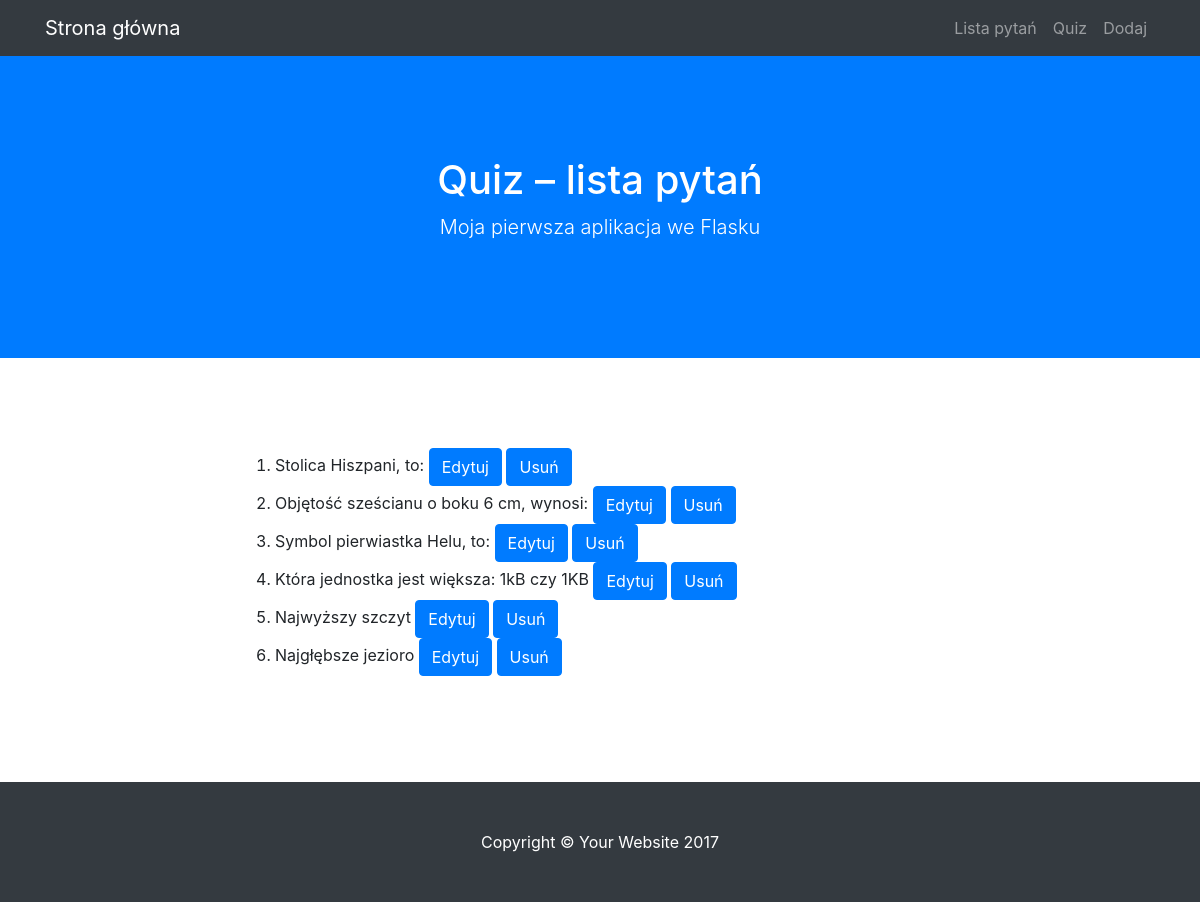
The app's page /lista, older data.
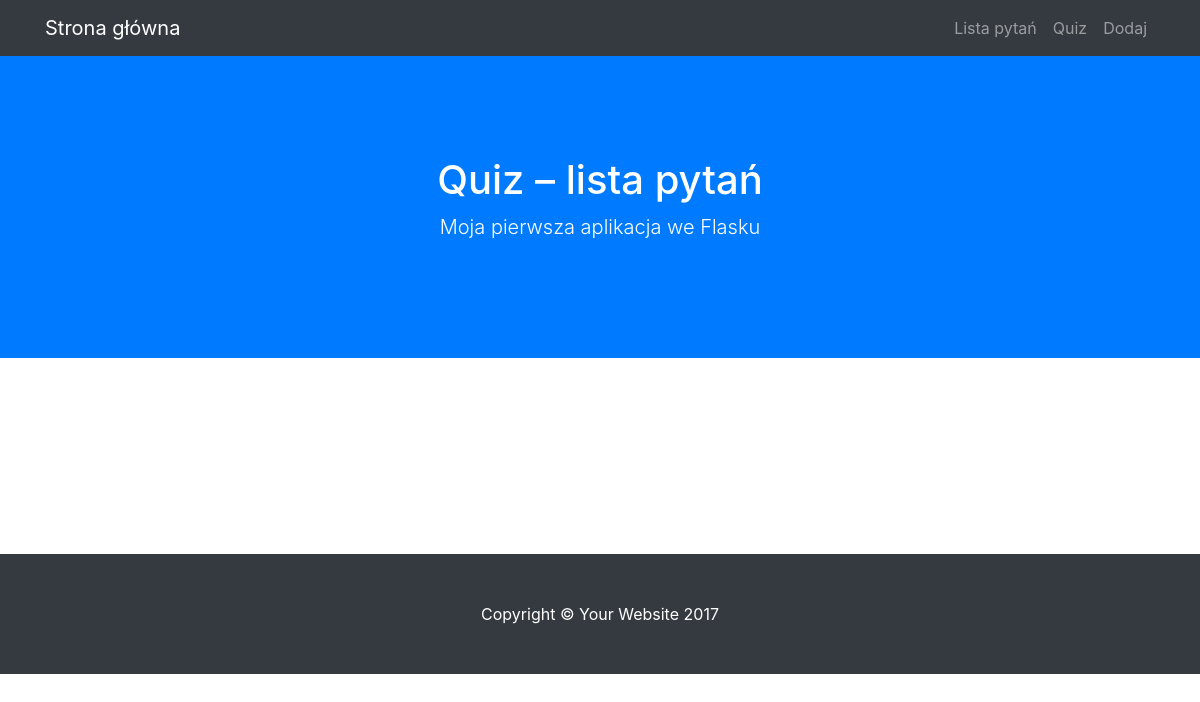
The same page, newer data.
### modele.py (models this page shows)
class BazaModel(Model):
    class Meta:
        database = baza

class Pytanie(BazaModel):
    pytanie = CharField(null=False)
    kategoria = ForeignKeyField(Kategoria, related_name='pytania')

### views.py (the view)
@app.route("/lista")
def lista():
    pytania = Pytanie.select()
    return render_template('lista.html', query = pytania)

### quiz.py (called while the page is built)
@app.before_request
def before_request():
    g.db = baza
    g.db.connect()

@app.after_request
def after_request(response):
    g.db.close()
    return response

### templates/lista.html (shortened to what this page needs)
{% extends "szablon.html" %}
{% block h1 %}Quiz – lista pytań{% endblock %}
{% block tresc %}
<ol>
    {% for p in query %}
    <li>
        {{ p.pytanie }}
        <a href="{{ url_for('edytuj', pid=p.id) }}" class="btn btn-primary">Edytuj</a>
        <a href="{{ url_for('usun', pid=p.id) }}" class="btn btn-primary">Usuń</a>
    </li>
    {% endfor %}
</ol>
{% endblock %}

Row changes from the older to the newer data that the page shows:
removed Pytanie: pytanie "Stolica Hiszpani, to:"
removed Pytanie: pytanie "Objętość sześcianu o boku 6 cm, wynosi:"
removed Pytanie: pytanie "Symbol pierwiastka Helu, to:"
removed Pytanie: pytanie "Która jednostka jest większa: 1kB czy 1KB"
removed Pytanie: pytanie "Najwyższy szczyt"
removed Pytanie: pytanie "Najgłębsze jezioro"
